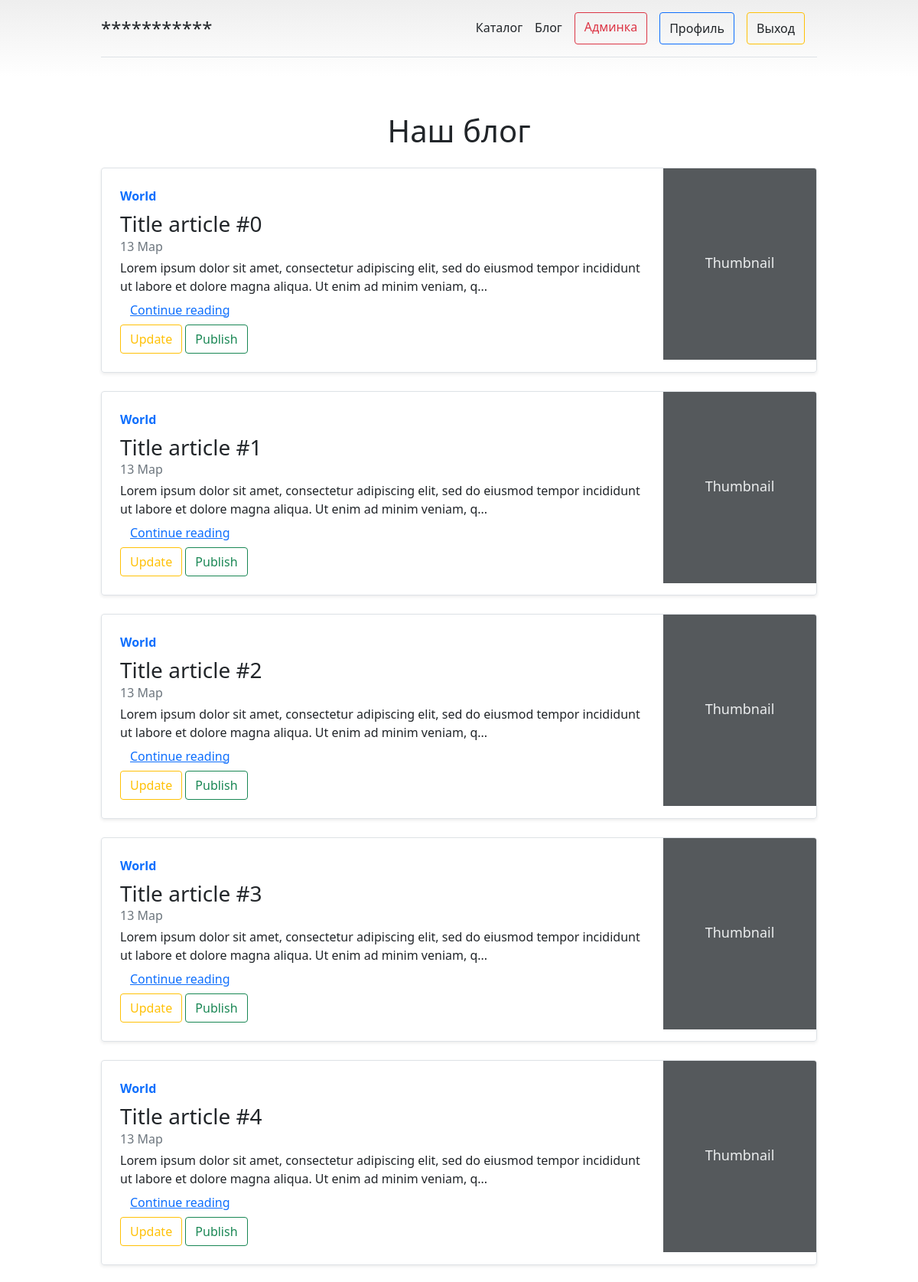
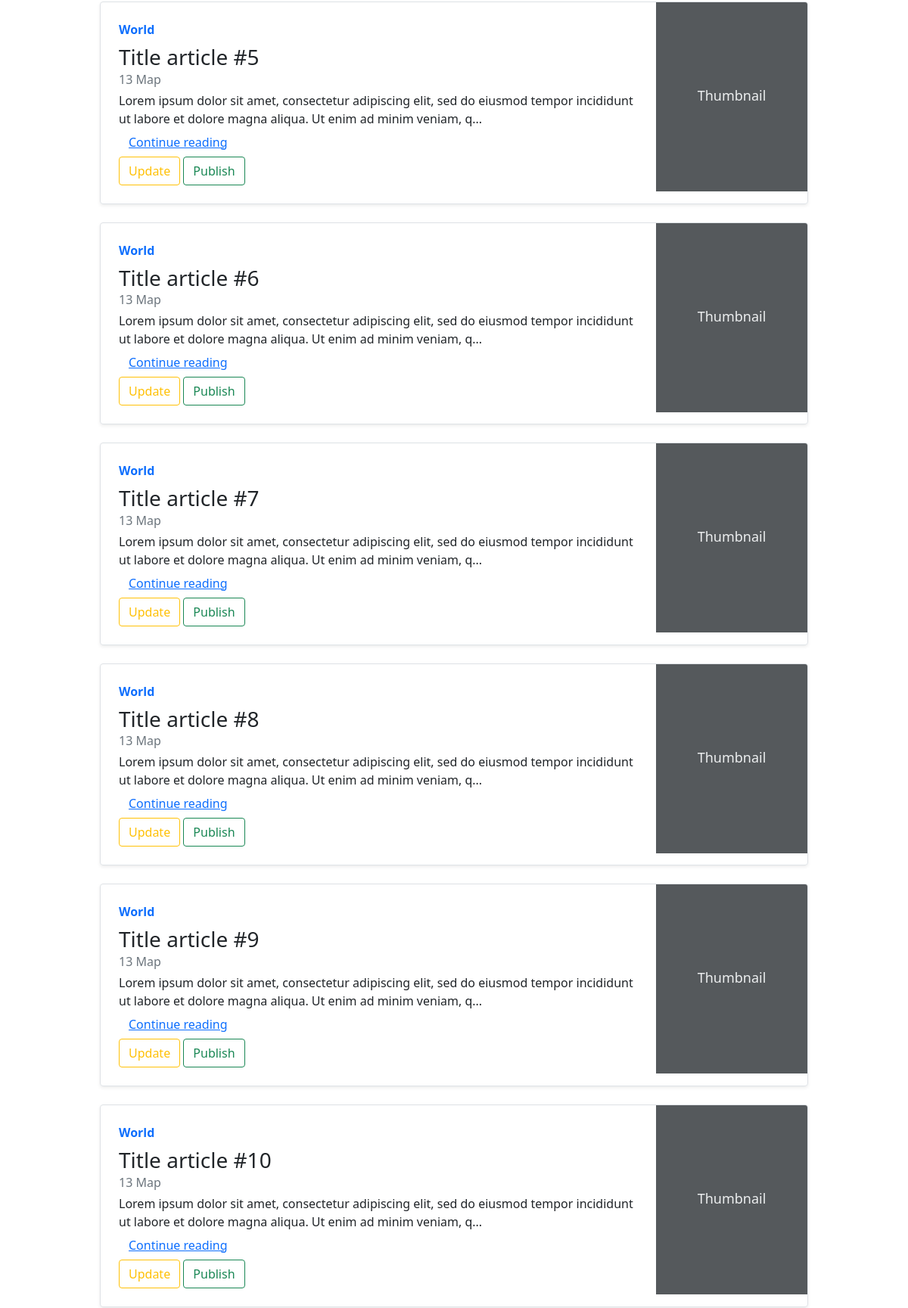
The app's page /blog/ (signed in, upper part) with its own data (2 pictures, top to bottom).
### blog/models.py (models this page shows, shortened)
class Article(models.Model):
    title = models.CharField(max_length=150, verbose_name='Заголовок')
    body = models.TextField(verbose_name='содержимое')
    preview = models.ImageField(upload_to='blog/', **NULLABLE)
    is_published = models.BooleanField(default=False)
    created_at = models.DateTimeField(auto_now_add=True)
    class Meta:
        verbose_name = 'статья'
        verbose_name_plural = 'статьи'
        ordering = ('created_at',)
        permissions = [
            (
                "set_publish",
                "Can publish article"
            )
        ]

### blog/views.py (the view)
# urls.py: path('', ArticleListView.as_view(), name='list'),
class ArticleListView(ListView):
    model = Article
    def get_queryset(self):
        queryset = super().get_queryset()
        if self.request.user.has_perm('blog.set_publish'):
            return queryset
        return queryset.filter(is_published=True)

### blog/templates/blog/article_list.html (shortened to what this page needs)
{% extends 'mailing/base.html' %}
{% block content %}
    <h2 class="display-6 text-center mb-4">Наш блог</h2>
    <div class="row">
        {% for object in object_list %}
            <div class="col-12">
                <div class="row g-0 border rounded overflow-hidden flex-md-row mb-4 shadow-sm h-md-250 position-relative">
                    <div class="col p-4 d-flex flex-column position-static">
                        <strong class="d-inline-block mb-2 text-primary">World</strong>
                        <h3 class="mb-0">{{ object.title }}</h3>
                        <div class="mb-1 text-muted">{{ object.created_at|date:"d M" }}</div>
                        <p class="card-text mb-auto">
                            {{ object.body|slice:150 }}...
                        </p>
                        <div class="row">
                            <div class="col-12">
                                <a href="{% url 'blog:read' object.pk %}" class="btn btn-link">Continue reading</a>
                            </div>
                            <div class="col-6">
                                {% if perms.blog.change_article %}
                                    <a href="{% url 'blog:update' object.pk %}"
                                       class="btn btn-outline-warning">Update</a>
                                {% endif %}
                                {% if perms.blog.set_publish %}
                                    {% if object.is_published %}
                                        <a href="{% url 'blog:publish' object.pk %}" class="btn btn-outline-danger">Unpublish</a>
                                    {% else %}
                                        <a href="{% url 'blog:publish' object.pk %}" class="btn btn-outline-success">Publish</a>
                                    {% endif %}
                                {% endif %}
                            </div>
                        </div>
                    </div>
                    <div class="col-auto d-none d-lg-block">
                        <svg class="bd-placeholder-img" width="200" height="250" xmlns="http://www.w3.org/2000/svg"
                             role="img" aria-label="Placeholder: Thumbnail" preserveAspectRatio="xMidYMid slice"
                             focusable="false"><title>Placeholder</title>
                            <text x="50%" y="50%" fill="#eceeef" dy=".3em">Thumbnail</text>
                        </svg>
                    </div>
                </div>
            </div>
        {% endfor %}
    </div>
{% endblock %}

### mailing/templates/mailing/base.html (style rules this page uses)
.bd-placeholder-img { font-size: 1.125rem; text-anchor: middle; -webkit-user-select: none; -moz-user-select: none; user-select: none; }
body { background-image: linear-gradient(180deg, #eee, #fff 100px, #fff); }

### records on screen
Article: title "Title article #0", created_at "13 Мар", body "Lorem ipsum dolor sit amet, consectetur adipiscing elit, sed do eiusmod tempor incididunt ut labore et dolore magna aliqua. Ut enim ad minim veniam, q", is_published "Publish"
Article: title "Title article #1", created_at "13 Мар", body "Lorem ipsum dolor sit amet, consectetur adipiscing elit, sed do eiusmod tempor incididunt ut labore et dolore magna aliqua. Ut enim ad minim veniam, q", is_published "Publish"
Article: title "Title article #2", created_at "13 Мар", body "Lorem ipsum dolor sit amet, consectetur adipiscing elit, sed do eiusmod tempor incididunt ut labore et dolore magna aliqua. Ut enim ad minim veniam, q", is_published "Publish"
Article: title "Title article #3", created_at "13 Мар", body "Lorem ipsum dolor sit amet, consectetur adipiscing elit, sed do eiusmod tempor incididunt ut labore et dolore magna aliqua. Ut enim ad minim veniam, q", is_published "Publish"
Article: title "Title article #4", created_at "13 Мар", body "Lorem ipsum dolor sit amet, consectetur adipiscing elit, sed do eiusmod tempor incididunt ut labore et dolore magna aliqua. Ut enim ad minim veniam, q", is_published "Publish"
Article: title "Title article #5", created_at "13 Мар", body "Lorem ipsum dolor sit amet, consectetur adipiscing elit, sed do eiusmod tempor incididunt ut labore et dolore magna aliqua. Ut enim ad minim veniam, q", is_published "Publish"
Article: title "Title article #6", created_at "13 Мар", body "Lorem ipsum dolor sit amet, consectetur adipiscing elit, sed do eiusmod tempor incididunt ut labore et dolore magna aliqua. Ut enim ad minim veniam, q", is_published "Publish"
Article: title "Title article #7", created_at "13 Мар", body "Lorem ipsum dolor sit amet, consectetur adipiscing elit, sed do eiusmod tempor incididunt ut labore et dolore magna aliqua. Ut enim ad minim veniam, q", is_published "Publish"
Article: title "Title article #8", created_at "13 Мар", body "Lorem ipsum dolor sit amet, consectetur adipiscing elit, sed do eiusmod tempor incididunt ut labore et dolore magna aliqua. Ut enim ad minim veniam, q", is_published "Publish"
Article: title "Title article #9", created_at "13 Мар", body "Lorem ipsum dolor sit amet, consectetur adipiscing elit, sed do eiusmod tempor incididunt ut labore et dolore magna aliqua. Ut enim ad minim veniam, q", is_published "Publish"
Article: title "Title article #10", created_at "13 Мар", body "Lorem ipsum dolor sit amet, consectetur adipiscing elit, sed do eiusmod tempor incididunt ut labore et dolore magna aliqua. Ut enim ad minim veniam, q", is_published "Publish"
